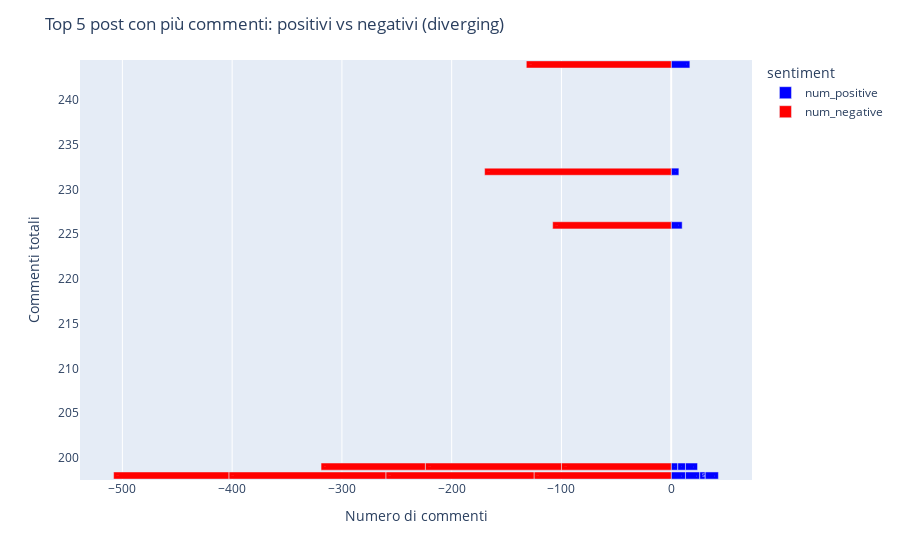

Notebook source saved alongside this figure:
### Code cell
color_map = {'num_positive': 'blue', 'num_negative': 'red'}

# crea il bar chart orizzontale diverging usando num_comments come asse y
fig = px.bar(
    df_long,
    y='num_comments',  # ora l’asse y mostra il totale dei commenti
    x='count',
    color='sentiment',
    orientation='h',
    text='count',
    color_discrete_map=color_map,
    hover_data=['post_id']  # così si vede anche il post ID
)

fig.update_layout(
    title="Top 5 post con più commenti: positivi vs negativi (diverging)",
    xaxis_title="Numero di commenti",
    yaxis_title="Commenti totali",
    showlegend=True
)

fig.show()

### Figure 1 — Plotly figure (JSON) as saved in the notebook; plotly's stock layout.template omitted (floating-point values rounded to 4 significant figures)
{"data": [{"customdata": [["1mwtpnn"], ["1nciini"], ["1n99ni5"], ["1ncun7v"], ["1nd15qv"], ["1ndhwc6"], ["1ndc7qh"], ["1ncxxi8"], ["1nclmwz"], ["1ndpwx3"]], "hovertemplate": "sentiment=num_positive<br>count=%{text}<br>num_comments=%{y}<br>post_id=%{customdata[0]}<extra></extra>", "legendgroup": "num_positive", "marker": {"color": "blue", "pattern": {"shape": ""}}, "name": "num_positive", "orientation": "h", "showlegend": true, "text": [17.0, 7.0, 10.0, 6.0, 7.0, 11.0, 13.0, 13.0, 5.0, 12.0], "textposition": "auto", "type": "bar", "x": [17, 7, 10, 6, 7, 11, 13, 13, 5, 12], "xaxis": "x", "y": [244.0, 232.0, 226.0, 199.0, 199.0, 199.0, 198.0, 198.0, 198.0, 198.0], "yaxis": "y"}, {"customdata": [["1mwtpnn"], ["1nciini"], ["1n99ni5"], ["1ncun7v"], ["1nd15qv"], ["1ndhwc6"], ["1ndc7qh"], ["1ncxxi8"], ["1nclmwz"], ["1ndpwx3"]], "hovertemplate": "sentiment=num_negative<br>count=%{text}<br>num_comments=%{y}<br>post_id=%{customdata[0]}<extra></extra>", "legendgroup": "num_negative", "marker": {"color": "red", "pattern": {"shape": ""}}, "name": "num_negative", "orientation": "h", "showlegend": true, "text": [-132.0, -170.0, -108.0, -100.0, -124.0, -95.0, -125.0, -135.0, -143.0, -105.0], "textposition": "auto", "type": "bar", "x": [-132, -170, -108, -100, -124, -95, -125, -135, -143, -105], "xaxis": "x", "y": [244.0, 232.0, 226.0, 199.0, 199.0, 199.0, 198.0, 198.0, 198.0, 198.0], "yaxis": "y"}], "layout": {"barmode": "relative", "legend": {"title": {"text": "sentiment"}, "tracegroupgap": 0}, "margin": {"t": 60}, "showlegend": true, "title": {"text": "Top 5 post con più commenti: positivi vs negativi (diverging)"}, "xaxis": {"anchor": "y", "domain": [0, 1], "title": {"text": "Numero di commenti"}}, "yaxis": {"anchor": "x", "domain": [0, 1], "title": {"text": "Commenti totali"}}}}
